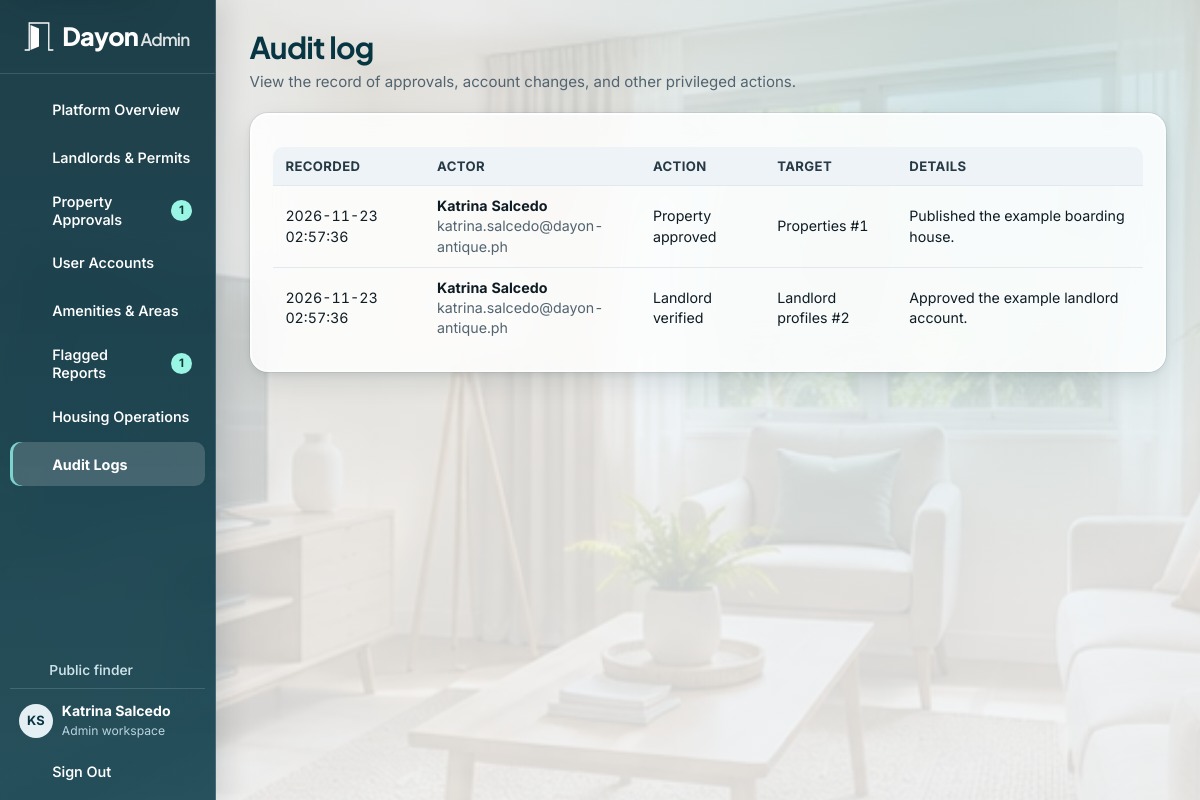
/admin/audit_logs.php (signed in), run on the app's committed database.
### tables this page shows
CREATE TABLE users (
    user_id BIGINT UNSIGNED AUTO_INCREMENT PRIMARY KEY,
    role_id TINYINT UNSIGNED NOT NULL,
    email VARCHAR(150) NOT NULL UNIQUE,
    password_hash VARCHAR(255) NOT NULL,
    first_name VARCHAR(80) NOT NULL,
    last_name VARCHAR(80) NOT NULL,
    phone_number VARCHAR(20) NOT NULL,
    account_status ENUM('active', 'suspended', 'pending') NOT NULL DEFAULT 'active',
    created_at TIMESTAMP NOT NULL DEFAULT CURRENT_TIMESTAMP,
    updated_at TIMESTAMP NOT NULL DEFAULT CURRENT_TIMESTAMP ON UPDATE CURRENT_TIMESTAMP,
    CONSTRAINT fk_users_role FOREIGN KEY (role_id) REFERENCES roles(role_id)
);

CREATE TABLE roles (
    role_id TINYINT UNSIGNED AUTO_INCREMENT PRIMARY KEY,
    role_name VARCHAR(30) NOT NULL UNIQUE
);

CREATE TABLE audit_logs (
    log_id BIGINT UNSIGNED AUTO_INCREMENT PRIMARY KEY,
    actor_id BIGINT UNSIGNED NOT NULL,
    action_type VARCHAR(80) NOT NULL,
    target_table VARCHAR(60) NOT NULL,
    target_id BIGINT UNSIGNED NOT NULL,
    details TEXT NULL,
    created_at TIMESTAMP NOT NULL DEFAULT CURRENT_TIMESTAMP,
    INDEX idx_audit_actor_time (actor_id, created_at),
    CONSTRAINT fk_audit_actor FOREIGN KEY (actor_id) REFERENCES users(user_id)
);

### includes/bootstrap.php (called while the page is built, shortened)
<?php
require_once __DIR__ . '/../config/db.php';
require_once __DIR__ . '/helpers.php';
try {
    if (!empty($_SESSION['user_id'])) {
        $user = row(
            "SELECT u.user_id, u.email, u.first_name, u.last_name, u.phone_number, u.account_status,
                    r.role_name, CONCAT(u.first_name, ' ', u.last_name) AS full_name
             FROM users u JOIN roles r USING (role_id)
             WHERE u.user_id = ? AND u.account_status = 'active'",
            [$_SESSION['user_id']]
        );
    }
} catch (PDOException $exception) {
    error_log($exception->getMessage());
    abort_request(503, 'Dayon could not connect to the database. Check that MySQL is running and import database/dayon_db.sql.');
}

### admin/_forms.php (called while the page is built, shortened)
    <?php
function admin_status_label(string $status): string
{
    return ucfirst(str_replace('_', ' ', $status));
}

### admin/audit_logs.php (the view, shortened to what this page needs)
<?php
require __DIR__ . '/../includes/bootstrap.php';
require __DIR__ . '/_forms.php';
$beforeId = max(0, (int) filter_var($_GET['before'] ?? 0, FILTER_VALIDATE_INT));
$activity = rows("SELECT a.*, CONCAT(u.first_name, ' ', u.last_name) AS actor, u.email
    FROM audit_logs a JOIN users u ON u.user_id = a.actor_id"
    . ($beforeId > 0 ? ' WHERE a.log_id < ?' : '')
    . ' ORDER BY a.log_id DESC LIMIT 41', $beforeId > 0 ? [$beforeId] : []);
$pageTitle = 'Audit log';
$pageDescription = 'View the record of approvals, account changes, and other privileged actions.';
require __DIR__ . '/../includes/portal_header.php';
?>
<section class="panel">
    <?php if ($activity === []): ?>
        <p class="empty-state">There are no audit entries on this page.</p>
    <?php else: ?>
        <div class="table-wrap"><table>
            <thead><tr><th scope="col">Recorded</th><th scope="col">Actor</th><th scope="col">Action</th><th scope="col">Target</th><th scope="col">Details</th></tr></thead>
            <tbody>
                <?php foreach ($activity as $entry): ?>
                    <tr>
                        <td><?= e($entry['created_at']) ?></td>
                        <td><strong><?= e($entry['actor']) ?></strong><br><span class="muted"><?= e($entry['email']) ?></span></td>
                        <td><?= e(admin_status_label($entry['action_type'])) ?></td>
                        <td><?= e(admin_status_label($entry['target_table'])) ?> #<?= e($entry['target_id']) ?></td>
                        <td><?= $entry['details'] === null ? '—' : nl2br(e($entry['details'])) ?></td>
                    </tr>
                <?php endforeach; ?>
            </tbody>
        </table></div>
    <?php endif; ?>
</section>
<?php require __DIR__ . '/../includes/portal_footer.php'; ?>

### includes/portal_header.php (shortened to what this page needs)
<?php
$portalRole = $user['role_name'];
$navBadges = [];
if ($portalRole === 'admin') {
    $navBadges['admin/verifications.php'] = (int) scalar("SELECT (SELECT COUNT(*) FROM landlord_profiles WHERE verification_status = 'pending') + (SELECT COUNT(*) FROM landlord_permits WHERE verification_status = 'submitted')");
    $navBadges['admin/properties.php'] = (int) scalar("SELECT COUNT(*) FROM properties WHERE approval_status = 'pending'");
    $navBadges['admin/reports.php'] = (int) scalar("SELECT COUNT(*) FROM reports WHERE status IN ('open', 'reviewed')");
} elseif ($portalRole === 'landlord') {
    $navBadges['landlord/reservations.php'] = (int) scalar("SELECT COUNT(*) FROM reservations q JOIN rooms r ON r.room_id = q.room_id JOIN properties p ON p.property_id = r.property_id WHERE p.landlord_id = ? AND q.status = 'pending'", [$user['user_id']]);
} elseif ($portalRole === 'student') {
    $navBadges['student/bookmarks.php'] = student_bookmark_count($user);
}
$menus = [
    'student' => [
        ['student/dashboard.php', 'Overview', 'home'],
        ['index.php#listings', 'Find Housing', 'search'],
        ['student/bookmarks.php', 'Bookmarked Houses', 'bookmark'],
        ['student/reservations.php', 'My Requests', 'calendar'],
        ['student/dashboard.php#active-lease', 'Active Lease', 'file'],
        ['student/billing.php', 'Rent & Receipts', 'wallet'],
        ['student/maintenance.php', 'Maintenance', 'tool'],
        ['student/profile.php', 'My Profile', 'user'],
    ],
    'landlord' => [
        ['landlord/dashboard.php', 'Dashboard', 'grid'],
        ['landlord/properties.php', 'Properties & Photos', 'building'],
        ['landlord/rooms.php', 'Rooms & Occupancy', 'bed'],
        ['landlord/reservations.php', 'Visit & Bed Requests', 'calendar'],
        ['landlord/leases.php', 'Tenant Leases', 'users'],
        ['landlord/billing.php', 'Billing & Utilities', 'wallet'],
        ['landlord/maintenance.php', 'Maintenance & Notices', 'tool'],
        ['landlord/verification.php', 'Permits & Trust', 'shield'],
    ],
    'admin' => [
        ['admin/dashboard.php', 'Platform Overview', 'grid'],
        ['admin/verifications.php', 'Landlords & Permits', 'shield'],
        ['admin/properties.php', 'Property Approvals', 'building'],
        ['admin/users.php', 'User Accounts', 'users'],
        ['admin/catalogs.php', 'Amenities & Areas', 'layers'],
        ['admin/reports.php', 'Flagged Reports', 'report'],
        ['admin/operations.php', 'Housing Operations', 'bed'],
        ['admin/audit_logs.php', 'Audit Logs', 'file'],
    ],
];
$portalRoute = $portalRole . '/' . basename($_SERVER['SCRIPT_NAME']);
$portalLease = $portalRole === 'student' ? ($lease ?? active_lease((int) $user['user_id'])) : null;
$studentLeaseRoutes = ['student/dashboard.php#active-lease', 'student/billing.php', 'student/maintenance.php'];
$portalLinks = $portalRole === 'student' && !$portalLease
    ? array_filter($menus[$portalRole], static fn (array $link): bool => !in_array($link[0], $studentLeaseRoutes, true))
    : $menus[$portalRole];
require __DIR__ . '/document_head.php';
?>
<body class="portal-body portal-<?= e($portalRole) ?>">
<div class="portal-layout">
    <aside class="portal-sidebar" aria-label="<?= e(ucfirst($portalRole)) ?> workspace">
        <div class="portal-brand"><?php require __DIR__ . '/brand.php'; ?></div>
        <details class="portal-navigation navigation-disclosure" data-navigation="860" open>
            <div class="portal-navigation-content">
                <nav class="portal-menu" aria-label="Workspace pages">
                    <?php foreach ($portalLinks as [$route, $label, $glyph]):
                        $count = $navBadges[$route] ?? 0;
                    ?>
                        <a href="<?= e(url($route)) ?>"<?= $portalRoute === $route ? ' aria-current="page"' : '' ?>><?= icon($glyph) ?><span><?= e($label) ?></span>
                            <?php if ($count > 0): ?><span class="menu-count"><?= $count ?></span><?php endif; ?>
                        </a>
                    <?php endforeach; ?>
                </nav>
                <div class="portal-sidebar-bottom">
                    <?php if ($portalRole !== 'student'): ?>
                        <a class="portal-public-link" href="<?= e(url()) ?>"><?= icon('arrow-left') ?> Public finder</a>
                    <?php endif; ?>
                    <div class="portal-identity">
                        <span class="avatar" aria-hidden="true"><?= e(user_initials($user)) ?></span>
                        <div><strong><?= e($user['full_name']) ?></strong><span><?= e(ucfirst($portalRole)) ?> workspace</span></div>
                    </div>
                    <form method="post" action="<?= e(url('actions/auth_logout.php')) ?>" class="portal-logout">
                        <button type="submit"><?= icon('logout') ?> Sign Out</button>
                    </form>
                </div>
            </div>
        </details>
    </aside>
    <main id="main" class="portal-main">
        <header class="portal-page-heading<?= !empty($pageHeaderClass) ? ' ' . e($pageHeaderClass) : '' ?>">
            <div>
                <h1><?= e($pageTitle) ?></h1>
                <?php if (!empty($pageDescription)): ?><p><?= e($pageDescription) ?></p><?php endif; ?>
            </div>
        </header>

### assets/css/style.css (style rules this page uses)
:root { color-scheme: light; --canvas: #f3f6f8; --surface: #ffffff; --ink: #0f1c24; --muted: #526470; --teal: #073642; --teal-hover: #0d4d5b; --teal-accent: #0f766e; --teal-quiet: #e3eff2; --line: #cbd6dd; --soft-line: #e2e9ee; --positive: #047857; --positive-soft: #d9f5ea; --warning: #9a5406; --warning-soft: #fef0d5; --negative: #b42c33; --negative-soft: #fde8e9; --content-width: 1220px; --page-gutter: clamp(16px, 4vw, 36px); --control-height: 44px; --layer-header: 20; --layer-menu: 30; --layer-feedback: 40; --layer-skip: 50; --radius: 14px; --shadow-sm: 0 2px 6px rgba(7, 38, 48, 0.08), 0 8px 20px rgba(7, 38, 48, 0.07); --shadow: 0 8px 20px rgba(7, 38, 48, 0.14), 0 20px 44px rgba(7, 38, 48, 0.12); --glass-bg: rgba(255, 255, 255, 0.74); --glass-bg-strong: rgba(255, 255, 255, 0.84); --glass-bg-hover: rgba(255, 255, 255, 0.90); --glass-border: rgba(255, 255, 255, 0.78); --glass-edge: inset 0 1px 0 0 rgba(255, 255, 255, 0.96), inset 0 -1px 0 0 rgba(255, 255, 255, 0.36), inset 1px 0 0 0 rgba(255, 255, 255, 0.56), inset -1px 0 0 0 rgba(255, 255, 255, 0.42), 0 10px 30px -6px rgba(7, 38, 48, 0.15), 0 2px 8px rgba(7, 38, 48, 0.08); --glass-edge-hover: inset 0 1px 0 0 rgba(255, 255, 255, 1), inset 0 -1px 0 0 rgba(255, 255, 255, 0.48), inset 1px 0 0 0 rgba(255, 255, 255, 0.72), inset -1px 0 0 0 rgba(255, 255, 255, 0.54), 0 18px 42px -8px rgba(7, 38, 48, 0.22), 0 4px 12px rgba(7, 38, 48, 0.10); --glass-dark-edge: inset 0 1px 0 0 rgba(255, 255, 255, 0.36), inset 1px 0 0 0 rgba(255, 255, 255, 0.18), inset -1px 0 0 0 rgba(255, 255, 255, 0.12), 0 18px 42px -8px rgba(5, 25, 34, 0.38); --display: "Plus Jakarta Sans", "Segoe UI", system-ui, sans-serif; --sans: "Inter", "Segoe UI", Roboto, "Helvetica Neue", Arial, sans-serif; font-family: var(--sans); color: var(--ink); background: #dce6ec; }
*, *::before, *::after { box-sizing: border-box; }
html { scroll-padding-top: 88px; scroll-behavior: smooth; }
body { position: relative; min-height: 100vh; min-height: 100dvh; margin: 0; line-height: 1.55; font-size: 15.5px; -webkit-font-smoothing: antialiased; isolation: isolate; }
body.public-body::before, body.portal-body::before, body.account-body::before { content: ""; position: fixed; inset: 0; z-index: -2; background-image: url('../images/san-jose-building.webp'); background-size: cover; background-position: center 35%; transform: scale(1.03); filter: saturate(1.06) brightness(0.98); pointer-events: none; }
body.portal-body::before { background-image: url('../images/san-jose-lounge.webp'); background-position: center; }
body.public-body::after, body.portal-body::after, body.account-body::after { content: ""; position: fixed; inset: 0; z-index: -1; pointer-events: none; }
body.portal-body::after { background: radial-gradient(circle at 85% 10%, rgba(15, 118, 110, 0.14), transparent 42%), linear-gradient(160deg, rgba(237, 243, 247, 0.78) 0%, rgba(242, 246, 249, 0.86) 100%); }
button, input, textarea, select { font: inherit; }
button { cursor: pointer; }
a { color: inherit; text-decoration: none; }
:where(button,a,select,input,textarea,summary,[tabindex]):focus-visible { outline: 2px solid #0f766e; outline-offset: 2px; }
h1, h2, h3, p { margin: 0; }
h1, h2, h3 { font-family: var(--display); line-height: 1.18; font-weight: 700; text-wrap: balance; overflow-wrap: anywhere; }
p { text-wrap: pretty; }
.muted { color: var(--muted); }
.avatar { display: inline-grid; flex: 0 0 auto; place-items: center; width: 40px; height: 40px; border-radius: 50%; background: var(--teal-quiet); color: var(--teal); font-weight: 700; font-size: .9rem; transition: background .15s ease; }

### data on the page
users: user_initials($user) "KS", role.role_name "Admin"
audit_logs: created_at "2026-11-23 02:57:36", actor "Katrina Salcedo", actor.email "katrina.salcedo@dayon-antique.ph", action_type "Property approved", target_table "Properties", target "1", details "Published the example boarding house."
audit_logs: created_at "2026-11-23 02:57:36", actor "Katrina Salcedo", actor.email "katrina.salcedo@dayon-antique.ph", action_type "Landlord verified", target_table "Landlord profiles", target "2", details "Approved the example landlord account."

### other printed values
$label "Platform Overview"
$label "Landlords & Permits"
$label "Property Approvals"
$count "1"
$label "User Accounts"
$label "Amenities & Areas"
$label "Flagged Reports"
$label "Housing Operations"
$label "Audit Logs"
$user['full_name'] "Katrina Salcedo"
$pageTitle "Audit log"
$pageDescription "View the record of approvals, account changes, and other privileged actions."
